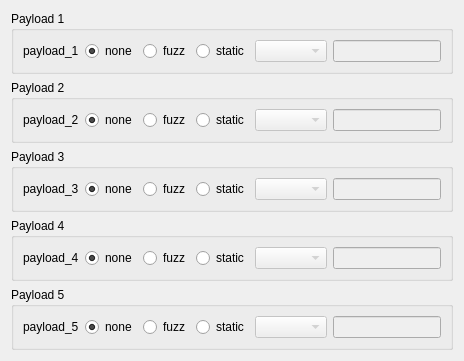
          <widget class="QWidget" name="tab_18">
           <attribute name="title">
            <string>Config</string>
           </attribute>
           <layout class="QVBoxLayout" name="verticalLayout_57">
            <item>
             <widget class="QGroupBox" name="wfPay1GroupBox">
              <property name="title">
               <string>Payload 1</string>
              </property>
              <layout class="QVBoxLayout" name="verticalLayout_52">
               <item>
                <layout class="QHBoxLayout" name="horizontalLayout_27">
                 <item>
                  <widget class="QLabel" name="wfPay1Label">
                   <property name="text">
                    <string>payload_1</string>
                   </property>
                  </widget>
                 </item>
                 <item>
                  <widget class="QRadioButton" name="wfPay1NoneRadio">
                   <property name="text">
                    <string>none</string>
                   </property>
                   <property name="checked">
                    <bool>true</bool>
                   </property>
                  </widget>
                 </item>
                 <item>
                  <widget class="QRadioButton" name="wfPay1FuzzRadio">
                   <property name="text">
                    <string>fuzz</string>
                   </property>
                  </widget>
                 </item>
                 <item>
                  <widget class="QRadioButton" name="wfPay1StaticRadio">
                   <property name="text">
                    <string>static</string>
                   </property>
                  </widget>
                 </item>
                 <item>
                  <widget class="QComboBox" name="wfPay1PayloadBox">
                   <property name="enabled">
                    <bool>false</bool>
                   </property>
                  </widget>
                 </item>
                 <item>
                  <widget class="QLineEdit" name="wfPay1StaticEdit">
                   <property name="enabled">
                    <bool>false</bool>
                   </property>
                  </widget>
                 </item>
                </layout>
               </item>
              </layout>
             </widget>
            </item>
            <item>
             <widget class="QGroupBox" name="wfPay2GroupBox">
              <property name="title">
               <string>Payload 2</string>
              </property>
              <layout class="QVBoxLayout" name="verticalLayout_53">
               <item>
                <layout class="QHBoxLayout" name="horizontalLayout_28">
                 <item>
                  <widget class="QLabel" name="wfPay2Label">
                   <property name="text">
                    <string>payload_2</string>
                   </property>
                  </widget>
                 </item>
                 <item>
                  <widget class="QRadioButton" name="wfPay2NoneRadio">
                   <property name="text">
                    <string>none</string>
                   </property>
                   <property name="checked">
                    <bool>true</bool>
                   </property>
                  </widget>
                 </item>
                 <item>
                  <widget class="QRadioButton" name="wfPay2FuzzRadio">
                   <property name="text">
                    <string>fuzz</string>
                   </property>
                  </widget>
                 </item>
                 <item>
                  <widget class="QRadioButton" name="wfPay2StaticRadio">
                   <property name="text">
                    <string>static</string>
                   </property>
                  </widget>
                 </item>
                 <item>
                  <widget class="QComboBox" name="wfPay2PayloadBox">
                   <property name="enabled">
                    <bool>false</bool>
                   </property>
                  </widget>
                 </item>
                 <item>
                  <widget class="QLineEdit" name="wfPay2StaticEdit">
                   <property name="enabled">
                    <bool>false</bool>
                   </property>
                  </widget>
                 </item>
                </layout>
               </item>
              </layout>
             </widget>
            </item>
            <item>
             <widget class="QGroupBox" name="wfPay3GroupBox">
              <property name="title">
               <string>Payload 3</string>
              </property>
              <layout class="QVBoxLayout" name="verticalLayout_54">
               <item>
                <layout class="QHBoxLayout" name="horizontalLayout_29">
                 <item>
                  <widget class="QLabel" name="wfPay3Label">
                   <property name="text">
                    <string>payload_3</string>
                   </property>
                  </widget>
                 </item>
                 <item>
                  <widget class="QRadioButton" name="wfPay3NoneRadio">
                   <property name="text">
                    <string>none</string>
                   </property>
                   <property name="checked">
                    <bool>true</bool>
                   </property>
                  </widget>
                 </item>
                 <item>
                  <widget class="QRadioButton" name="wfPay3FuzzRadio">
                   <property name="text">
                    <string>fuzz</string>
                   </property>
                  </widget>
                 </item>
                 <item>
                  <widget class="QRadioButton" name="wfPay3StaticRadio">
                   <property name="text">
                    <string>static</string>
                   </property>
                  </widget>
                 </item>
                 <item>
                  <widget class="QComboBox" name="wfPay3PayloadBox">
                   <property name="enabled">
                    <bool>false</bool>
                   </property>
                  </widget>
                 </item>
                 <item>
                  <widget class="QLineEdit" name="wfPay3StaticEdit">
                   <property name="enabled">
                    <bool>false</bool>
                   </property>
                  </widget>
                 </item>
                </layout>
               </item>
              </layout>
             </widget>
            </item>
            <item>
             <widget class="QGroupBox" name="wfPay3GroupBox_2">
              <property name="title">
               <string>Payload 4</string>
              </property>
              <layout class="QVBoxLayout" name="verticalLayout_55">
               <item>
                <layout class="QHBoxLayout" name="horizontalLayout_30">
                 <item>
                  <widget class="QLabel" name="wfPay4Label">
                   <property name="text">
                    <string>payload_4</string>
                   </property>
                  </widget>
                 </item>
                 <item>
                  <widget class="QRadioButton" name="wfPay4NoneRadio">
                   <property name="text">
                    <string>none</string>
                   </property>
                   <property name="checked">
                    <bool>true</bool>
                   </property>
                  </widget>
                 </item>
                 <item>
                  <widget class="QRadioButton" name="wfPay4FuzzRadio">
                   <property name="text">
                    <string>fuzz</string>
                   </property>
                  </widget>
                 </item>
                 <item>
                  <widget class="QRadioButton" name="wfPay4StaticRadio">
                   <property name="text">
                    <string>static</string>
                   </property>
                  </widget>
                 </item>
                 <item>
                  <widget class="QComboBox" name="wfPay4PayloadBox">
                   <property name="enabled">
                    <bool>false</bool>
                   </property>
                  </widget>
                 </item>
                 <item>
                  <widget class="QLineEdit" name="wfPay4StaticEdit">
                   <property name="enabled">
                    <bool>false</bool>
                   </property>
                  </widget>
                 </item>
                </layout>
               </item>
              </layout>
             </widget>
            </item>
            <item>
             <widget class="QGroupBox" name="wfPay4GroupBox">
              <property name="title">
               <string>Payload 5</string>
              </property>
              <layout class="QVBoxLayout" name="verticalLayout_56">
               <item>
                <layout class="QHBoxLayout" name="horizontalLayout_31">
                 <item>
                  <widget class="QLabel" name="wfPay5Label">
                   <property name="text">
                    <string>payload_5</string>
                   </property>
                  </widget>
                 </item>
                 <item>
                  <widget class="QRadioButton" name="wfPay5NoneRadio">
                   <property name="text">
                    <string>none</string>
                   </property>
                   <property name="checked">
                    <bool>true</bool>
                   </property>
                  </widget>
                 </item>
                 <item>
                  <widget class="QRadioButton" name="wfPay5FuzzRadio">
                   <property name="text">
                    <string>fuzz</string>
                   </property>
                  </widget>
                 </item>
                 <item>
                  <widget class="QRadioButton" name="wfPay5StaticRadio">
                   <property name="text">
                    <string>static</string>
                   </property>
                  </widget>
                 </item>
                 <item>
                  <widget class="QComboBox" name="wfPay5PayloadBox">
                   <property name="enabled">
                    <bool>false</bool>
                   </property>
                  </widget>
                 </item>
                 <item>
                  <widget class="QLineEdit" name="wfPay5StaticEdit">
                   <property name="enabled">
                    <bool>false</bool>
                   </property>
                  </widget>
                 </item>
                </layout>
               </item>
              </layout>
             </widget>
            </item>
           </layout>
          </widget>
